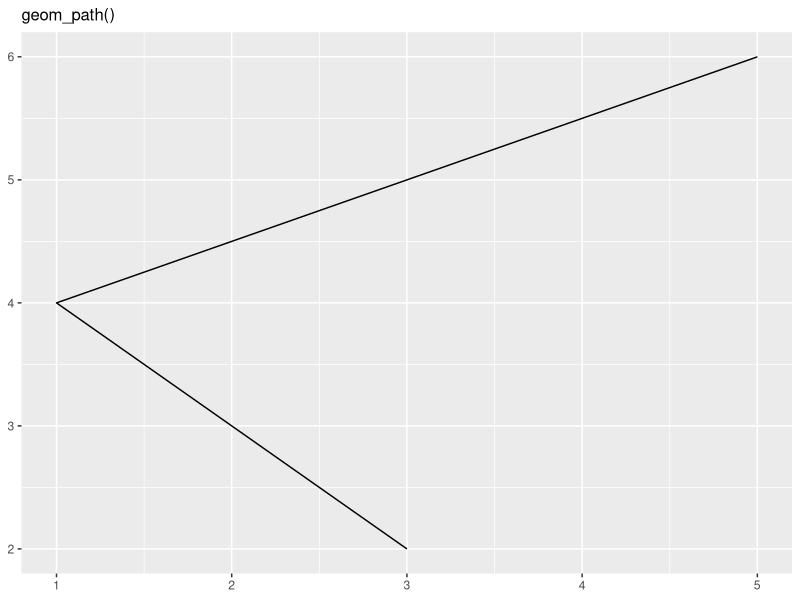
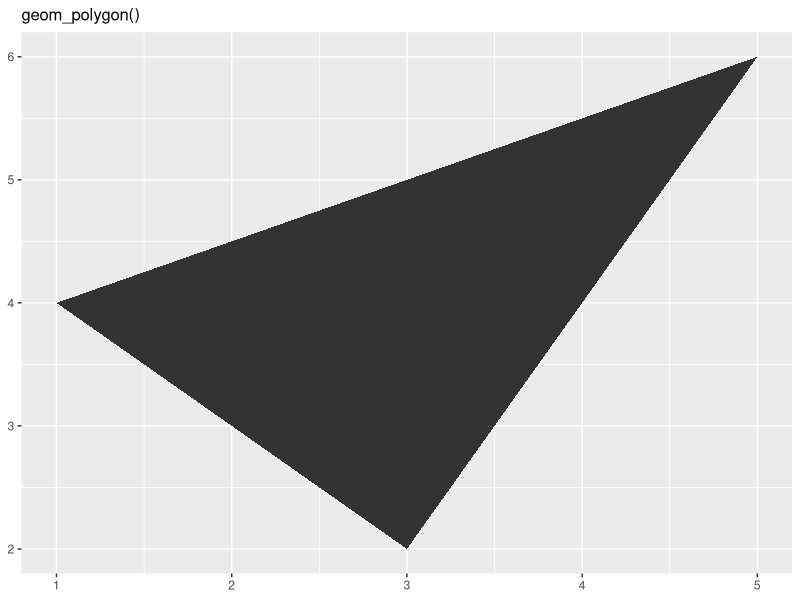
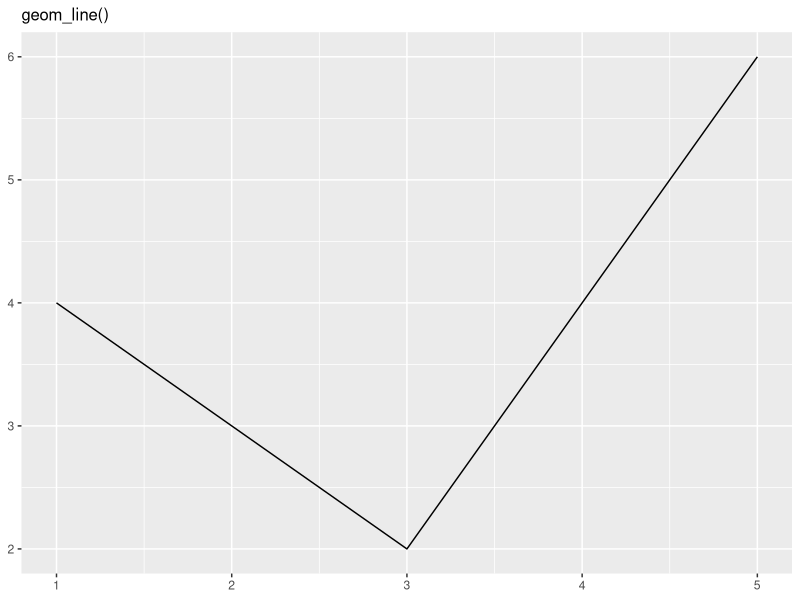
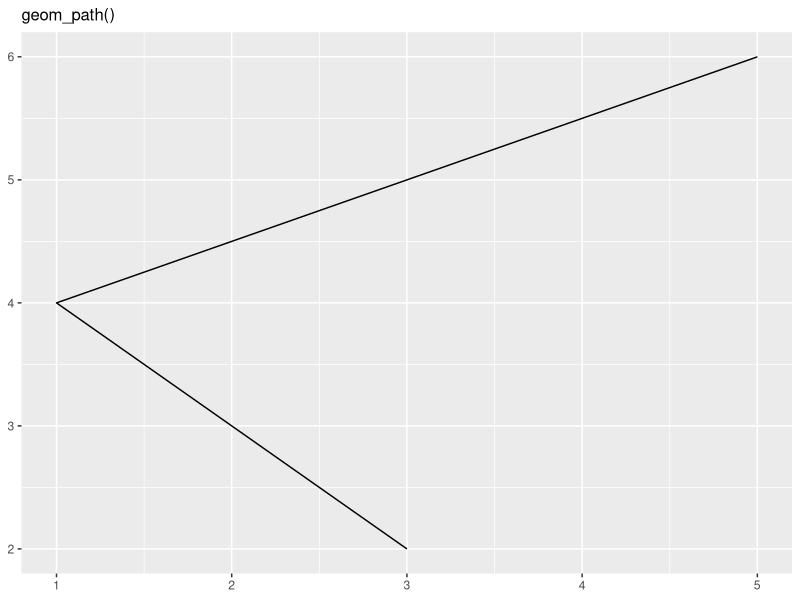

Write R code to recreate these figures, in order.
## ---- chunk 1
library(tidyverse)
## ---- chunk 2
df <- data.frame(
  x = c(3, 1, 5), 
  y = c(2, 4, 6), 
  label = c("a","b","c")
)
p <- ggplot(df, aes(x, y, label = label)) + 
  labs(x = NULL, y = NULL) + # Hide axis label
  theme(plot.title = element_text(size = 12)) # Shrink plot title
## ---- chunk 3
p + 
  geom_path() +
  ggtitle("geom_path()")
## ---- chunk 4
p + 
  geom_polygon() +
  ggtitle("geom_polygon()")
## ---- chunk 5
p + 
  geom_line() +
  ggtitle("geom_line()")
## ---- chunk 6
p + 
  geom_path() +
  ggtitle("geom_path()")
